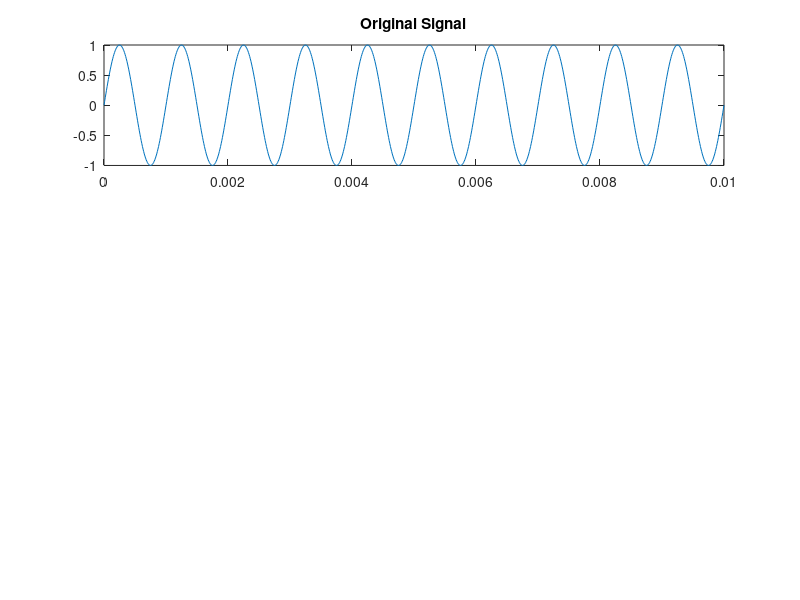

Write the MATLAB code that produced this figure. (Note: this script raises an error after producing the figure.)
clc
close all
clear all

f = 1000;             
time = 0.01;%time duration          
fs = 2*f;%sampling freqeuncy           
t = 0:0.00001:time;

x = sin(2*pi*f*t);


Ts = 1/fs;                   
pulse_train = zeros(size(t));%pulse train for sampling
sampling_points = 1:round(Ts/0.00001):length(t);
pulse_train(sampling_points) = 1;%point of the pulse train corresponding to sampling frequency set as 1

%multiplying with pulse train for sampling
sampled_signal = x .* pulse_train;

sample_times = t(sampling_points);     
sample_values = sampled_signal(sampling_points);  
reconstructed_signal = zeros(size(t));

%placing sinc function at every sampled instant and adding together to
%reconstruct signal, practical reconstruction was not specified.
for i = 1:length(sample_times)
    reconstructed_signal = reconstructed_signal + sample_values(i) * sinc((t - sample_times(i)) / Ts);
end

N = length(t);            % Number of points for FFT
f_axis = (0:N-1) * (1/(N * 0.00001));  % Frequency axis for plotting
X = fft(x, N);
X_mag = abs(X) / N;


S = fft(sampled_signal, N);
S_mag = abs(S) / N;
R = fft(reconstructed_signal, N);
R_mag = abs(R) / N;

%original, sampled, reconstructed signal
figure;

subplot(3,1,1)
plot(t, x)
title('Original Signal')
ax = gca;
ax.XAxisLocation = 'origin';
grid on

subplot(3,1,2)
stem(t, sampled_signal)
title('Sampled Signal')
ax = gca;
ax.XAxisLocation = 'origin';
grid on

subplot(3,1,3)
plot(t, reconstructed_signal)
title('Reconstructed Signal')
ax = gca;
ax.XAxisLocation = 'origin';
grid on

%fourier transforms figures
figure;

subplot(3,1,1)
plot(f_axis(1:N/2), X_mag(1:N/2))
title('Fourier Transform of Original Signal')
xlabel('Frequency (Hz)')
ylabel('Magnitude')
grid on

subplot(3,1,2)
plot(f_axis(1:N/2), S_mag(1:N/2))
title('Fourier Transform of Sampled Signal')
xlabel('Frequency (Hz)')
ylabel('Magnitude')
grid on

subplot(3,1,3)
plot(f_axis(1:N/2), R_mag(1:N/2))
title('Fourier Transform of Reconstructed Signal')
xlabel('Frequency (Hz)')
ylabel('Magnitude')
grid on


